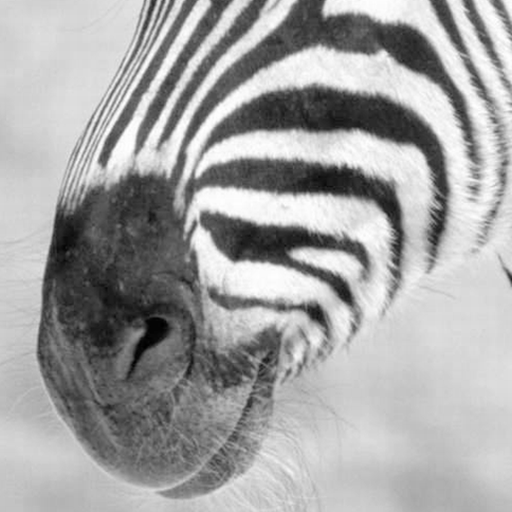
%> input picture Week 1/zebra.png, 512 x 512 px
$ octave --eval "test;"   (GNU Octave 9; MATLAB toolbox functions it lacks are replaced by stand-ins)
%> lines starting %> are read from the running program, lines starting %| are printed output that depends on the picture
### Week 1/gaussianConv.m
% function imOut = gaussianConv(image_path,sigma_x,sigma_y)
% Convolution of the image with a gaussian with a certain sigma in the x
% and y direction.
% INPUT
% - image_path: location of the image
% - sigma_x: sigma of the gaussian in the x direction (amount of smoothing)
% - sigma_y: sigma of the gaussian in the y direction (amount of smoothing)
%
% OUTPUT
% -imOut: smoothed picture (same size as the input image)
function imOut = gaussianConv(image_path,sigma_x,sigma_y)
    % read in the image and extract gray scale
    im = imread(image_path);
    if size(im,3) > 1
        im = rgb2gray(im);
    end

    % convolution with the gaussian seperately in x abd y direction
    hcol = gaussian(sigma_y);
    hrow = gaussian(sigma_x);
    imOut = conv2(hcol,hrow,im);
    shifty = (length(hcol)-1)/2;
    shiftx = (length(hrow)-1)/2;
    imOut = imOut(shifty+1:end-shifty, shiftx+1:end-shiftx);
end

%C:\Users\Toby\Documents\VISION\Practical\Week 1\

### Week 1/gaussian.m
function G = gaussian(sigma)

L = ceil(3*sigma);

if sigma == 0
    G = 0;
else
    G = 1/(sigma*sqrt(2*pi)) * exp(-(-L:L).^2/(2*sigma^2));
    %(normalization)
    G = G / sum(G);
end

end

### Week 1/test.m
%test
function test
im = imread('zebra.png');
%> im is the input picture: size 512x512x3 uint8; mean R, G, B 163.6, 163.6, 163.6
if size(im,3) > 1
    im = rgb2gray(im);
%> im: size 512x512 uint8
end
imOut = gaussianConv('zebra.png',7,7);
%> in gaussianConv, `imOut = conv2(hcol,hrow,im);`:
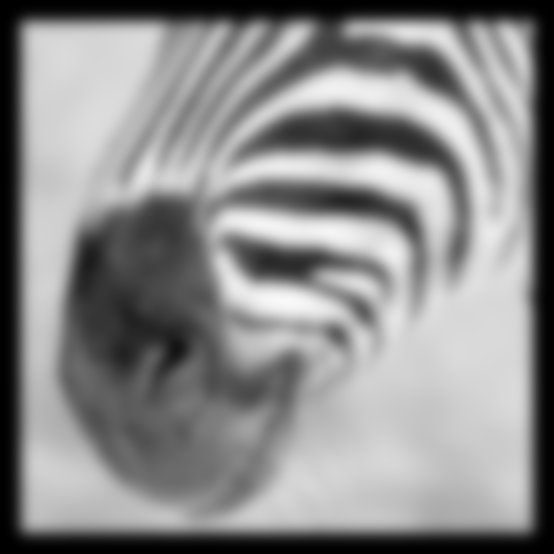
%> imOut: size 554x554 double; min 7.53e-05, max 248.5, mean 139.7
%> in gaussianConv, `imOut = imOut(shifty+1:end-shifty, shiftx+1:end-shiftx);`:
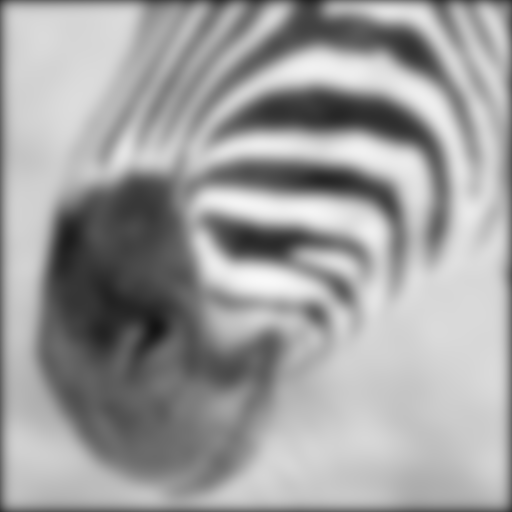
%> imOut: size 512x512 double; min 19.94, max 248.5, mean 159.4
imshow(imOut,[])

% [9 lines of commented-out code are left out]

end
